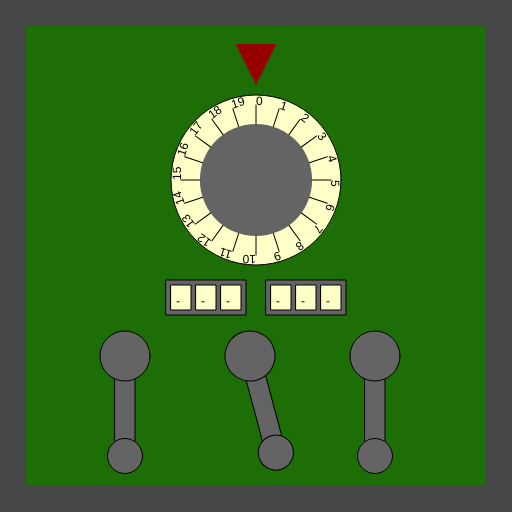
Frame 1 (no input)
Frame 60 (no input): identical to frame 1, image omitted
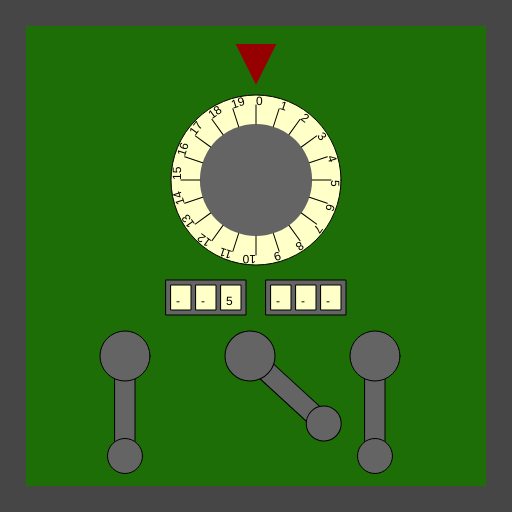
Frame 120 (the mouse pressed at the canvas centre since frame 60)

The p5.js sketch that drew these frames (run headless with seeded random() and noise() and a simulated clock; from frame 60 on, the mouse is pressed at the canvas centre):

// p5.js sketch
// ── sketch.js
/*

Officer: 2120469
CaseNum: 303-3-69597442-2120469

Case 303 - The Case of the Crooked Attorney
Stage 4 - The Courthouse

Torvalds has his final safe in his courthouse chambers. Luckily there is a court case proceeding.
You can sneak into his chambers whilst he makes his closing statement.

Crack the safe by doing the following:

	When any key is pressed:
	- Use the 'random' function to produce random values ranging from 2 to 14.
	- Assign the output to Restricted_Box_CombA

	When the mouse button is pressed:
	- Use the 'map' function to scale mouseY to values ranging from 1 to 10.
	- Assign the output to Restricted_Box_CombB

	When any key is pressed:
	- Make Restricted_Box_CombC equal to the value of 'key'

	When the mouse button is released:
	- Use the 'map' function to scale mouseY to values ranging from 18 to 79.
	- Assign the output to Restricted_Box_CombD

	Whilst the mouse is moving:
	- Use the 'map' function to scale mouseX to values ranging from 15 to 80.
	- Assign the output to Restricted_Box_CombE

	When the mouse button is released:
	- Use the 'map' function to scale mouseX to values ranging from 20 to 74.
	- Assign the output to Restricted_Box_CombF



This time you'll need to create the relevant event handlers yourself.

There are many possible ways of investigating this case, but you
should use ONLY the following commands:

	- The assignment operator aka. the equals sign !
	- mouseX, mouseY
	- key, keyCode
	- random
	- map

*/

//declare the variables

var Restricted_Box_CombA;
var Restricted_Box_CombB;
var Restricted_Box_CombC;
var Restricted_Box_CombD;
var Restricted_Box_CombE;
var Restricted_Box_CombF;


function preload()
{
	//IMAGES WILL BE LOADED HERE

}

function setup()
{
	createCanvas(512,512);

	//initialise the variables
	Restricted_Box_CombA = 0;
	Restricted_Box_CombB = "";
	Restricted_Box_CombC = "";
	Restricted_Box_CombD = 0;
	Restricted_Box_CombE = 0;
	Restricted_Box_CombF = 0;

}

///////////////////EVENT HANDLERS///////////////////

//Create event handlers here to open the safe ...
function keyPressed()
{
    console.log("keyPressed");
    Restricted_Box_CombA = random(2,14);
    Restricted_Box_CombC = key;
}

function mousePressed()
{
    console.log("mousePressed");
    Restricted_Box_CombB = map(mouseY,0,512,1,10);
}

function mouseReleased()
{
    console.log("mouseReleased");
    Restricted_Box_CombD = map(mouseY,0,512,18,79);
    Restricted_Box_CombF = map(mouseX,0,512,20,74);
}

function mouseMoved()
{
    console.log("mouseMoved",mouseX,mouseY);
    Restricted_Box_CombE = map(mouseX,0,512,15,80);
}

///////////////DO NOT CHANGE CODE BELOW THIS POINT///////////////////

function draw()
{

	//Draw the safe door
	background(70);
	noStroke();
	fill(29,110,6);
	rect(26,26,width-52,width-52);

	//Draw the combination dial
	push();
	translate(256,180);
	drawDial(170,Restricted_Box_CombA,20);
	pop();

	//Draw the spinners
	push();
	translate(206,280);
	drawSpinner(3, Restricted_Box_CombB);
	pop();

	push();
	translate(306,280);
	drawSpinner(3, Restricted_Box_CombC);
	pop();

	//Draw the levers
	push();
	translate(125,356);
	drawLever(Restricted_Box_CombD);
	pop();

	push();
	translate(250,356);
	drawLever(Restricted_Box_CombE);
	pop();

	push();
	translate(375,356);
	drawLever(Restricted_Box_CombF);
	pop();

}

function drawDial(diameter,num,maxNum)
{
	//the combination lock

	var r = diameter * 0.5;
	var p = r * 0.6;

	stroke(0);
	fill(255,255,200);
	ellipse(0,0,diameter,diameter);
	fill(100);
	noStroke();
	ellipse(0,0,diameter*0.66,diameter*0.66);
	fill(150,0,0);
	triangle(
		-p * 0.4,-r-p,
		p * 0.4,-r-p,
		0,-r-p/5
	);

	noStroke();

	push();
	var inc = 360/maxNum;

	rotate(radians(-num * inc));
	for(var i = 0; i < maxNum; i++)
	{
		push();
		rotate(radians(i * inc));
		stroke(0);
		line(0,-r*0.66,0,-(r-10));
		noStroke();
		fill(0);
		text(i,0,-(r-10));
		pop();
	}

	pop();
}

function drawLever(rot)
{
	push();
	rotate(radians(-rot))
	stroke(0);
	fill(100);
	rect(-10,0,20,100);
	ellipse(0,0,50,50);
	ellipse(0,100,35,35);
	pop();
}

function drawSpinner(numSpinners, val)
{
	var sw = 20;
	var ow = (sw + 5) * numSpinners + 5;
	stroke(0);
	fill(100);
	rect(-ow/2,0,ow,35);
	if(typeof(val) == "number")
	{
		val = floor(val).toString(); //convert to string
	}
	var d = numSpinners - val.length;

	for(var d = numSpinners - val.length; d > 0; d--)
	{
		val = "-" + val;
	}

	for(var i = 0; i < numSpinners; i++)
	{
		stroke(0);
		fill(255,255,200);
		rect(-ow/2 + i * (sw + 5) + 5,5,20,25);
		fill(0);
		noStroke();
		text(val[i],-ow/2 + sw/2 + i * (sw +5),25);
	}

}
